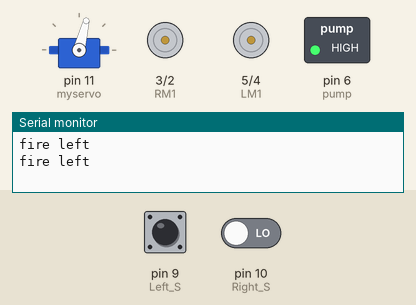
Recording of a sketch running on a simulated Arduino Uno, built with avr-gcc and run on an emulated ATmega328P. Parts: servo, motor-driver pin pairs drawn as motors (green arrow = first pin HIGH = forward, orange = second pin HIGH = backward, longer = more drive), switched loads named in the sketch (green lamp = pin HIGH), the last lines printed to the serial monitor. Dashed ring = blinking. The inputs (shaded band) are chosen by the test bench; at power-on: pin 9 (Left_S) LOW, pin 10 (Right_S) LOW.

Above: at 2.9 s.
3.0 s: pin 9 (Left_S) pulled HIGH for 3.2 s
At 4.71 s:
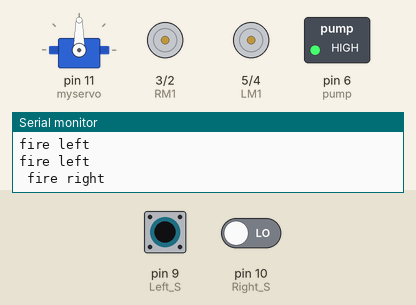
10.0 s: pin 9 (Left_S) driven HIGH and pin 10 (Right_S) driven HIGH
At 11.8 s:
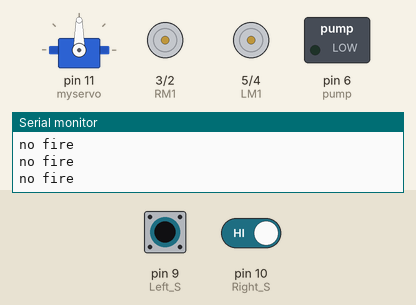
12.1 s: pin 9 (Left_S) driven LOW
At 12.31 s:
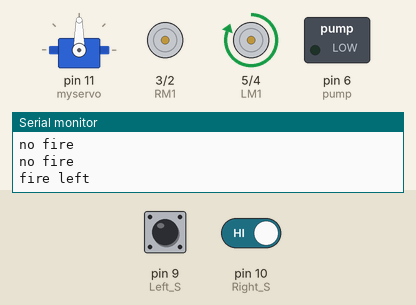
15.6 s: pin 9 (Left_S) driven HIGH
At 17.6 s:
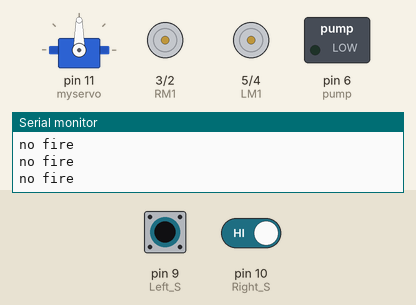
17.9 s: pin 10 (Right_S) driven LOW
At 18.08 s:
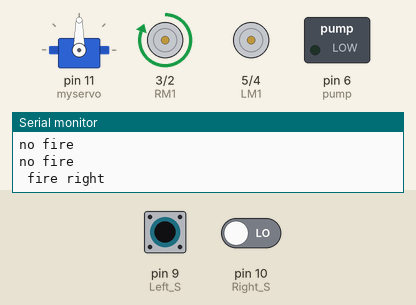
21.4 s: pin 10 (Right_S) driven HIGH
At 23.2 s:
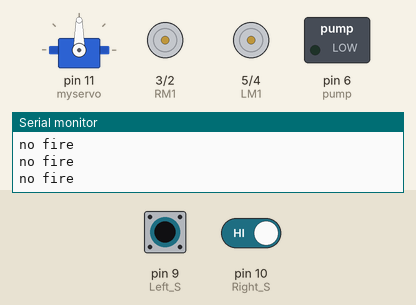
Timing chart, 0 to 24.6 s (numbered marks = the images above; inputs shaded):
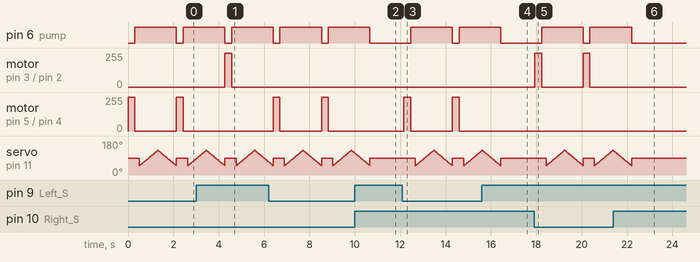

Measured:
- after the input at 3.0 s, motor on pin 3 (RM1) / pin 2 (RM2): stopped → forward 255/255 after 1.3 s, → stopped 0.30 s later
- after the input at 10.0 s, pin 6 (pump): goes on until 10.7 s, then stays LOW; motor on pin 5 (LM1) / pin 4 (LM2): stays stopped (without the input it goes to forward 255/255 after 0.66 s)
- after the input at 12.1 s, pin 6 (pump): LOW → HIGH after 0.37 s, → LOW 1.8 s later, → HIGH 0.30 s later; motor on pin 5 (LM1) / pin 4 (LM2): alternates forward 255/255 for 0.30 s and stopped for 1.8 s, starting after 0.07 s
- after the input at 15.6 s, pin 6 (pump): goes on until 16.4 s, then stays LOW; motor on pin 5 (LM1) / pin 4 (LM2): stays stopped (without the input it goes to forward 255/255 after 0.83 s)
- after the input at 17.9 s, pin 6 (pump): LOW → HIGH after 0.33 s, → LOW 1.8 s later, → HIGH 0.30 s later; motor on pin 3 (RM1) / pin 2 (RM2): alternates forward 255/255 for 0.30 s and stopped for 1.8 s, starting at once
- after the input at 21.4 s, pin 6 (pump): goes on until 22.2 s, then stays LOW; motor on pin 3 (RM1) / pin 2 (RM2): stays stopped (without the input it goes to forward 255/255 after 0.80 s)
- by itself, pin 6 (pump): alternates HIGH for 1.8 s and LOW for 0.30 s
- by itself, motor on pin 5 (LM1) / pin 4 (LM2): alternates forward 255/255 for 0.30 s and stopped for 1.8 s

The sketch:

firesensingrobo.ino
```cpp
/*------ Arduino Fire Fighting Robot Code----- */

#include <Servo.h>
Servo myservo;

int pos = 0;
boolean fire = false;

/*-------defining Inputs------*/
#define Left_S 9      // left sensor
#define Right_S 10      // right sensor
//#define Forward_S 8 //forward sensor

/*-------defining Outputs------*/
#define LM1 5      // left motor
#define LM2 4      // left motor
#define RM1 3       // right motor
#define RM2 2      // right motor
#define pump 6

void setup()
{
  Serial.begin(9600);
  pinMode(Left_S, INPUT);
  pinMode(Right_S, INPUT);
  //pinMode(Forward_S, INPUT);
  pinMode(LM1, OUTPUT);
  pinMode(LM2, OUTPUT);
  pinMode(RM1, OUTPUT);
  pinMode(RM2, OUTPUT);
  pinMode(pump, OUTPUT);

  myservo.attach(11);
  myservo.write(90);
}

void put_off_fire()
{
    delay (150);

    digitalWrite(LM1, LOW);
    digitalWrite(LM2, LOW);
    digitalWrite(RM1, LOW);
    digitalWrite(RM2, LOW);

   digitalWrite(pump, HIGH); delay(200);

    for (pos = 50; pos <= 130; pos += 1) {
    myservo.write(pos);
    delay(10);
  }
  for (pos = 130; pos >= 50; pos -= 1) {
    myservo.write(pos);
    delay(10);
  }

  digitalWrite(pump,LOW);
  myservo.write(90);

  fire=false;
}

void loop()
{
   myservo.write(90); //Sweep_Servo();

    if (digitalRead(Left_S) ==1 && digitalRead(Right_S)==1) //If Fire not detected all sensors are zero
    {
    //Do not move the robot
    digitalWrite(LM1, LOW);
    digitalWrite(LM2, LOW);
    digitalWrite(RM1, LOW);
    digitalWrite(RM2, LOW);
    Serial.println("no fire");
    }

    /*else if (digitalRead(Forward_S) ==0) //If Fire is straight ahead
    {
    //Move the robot forward
    digitalWrite(LM1, HIGH);
    digitalWrite(LM2, LOW);
    digitalWrite(RM1, HIGH);
    digitalWrite(RM2, LOW);
    fire = true;
    }
    */

    else if (digitalRead(Left_S) ==0) //If Fire is to the left
    {
    //Move the robot left
    digitalWrite(LM1, HIGH);
    digitalWrite(LM2, LOW);
    digitalWrite(RM1, LOW);
    digitalWrite(RM2, LOW);
    Serial.println("fire left");
    fire = true;
    }

    else if (digitalRead(Right_S) ==0) //If Fire is to the right
    {
    //Move the robot right
    digitalWrite(LM1,LOW);
    digitalWrite(LM2, LOW);
    digitalWrite(RM1, HIGH);
    digitalWrite(RM2, LOW);
    fire = true;
    Serial.println(" fire right");
    }

delay(150); //Slow down the speed of robot

     while (fire == true)
     {
      put_off_fire();
     }
}
```
